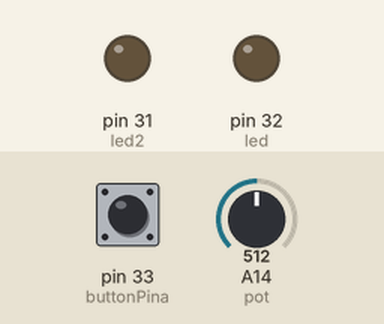
Simulated run of this sketch. Board: Arduino Mega 2560, built with avr-gcc and run on an emulated ATmega2560. On the bench: output pins drawn as LEDs (lit = HIGH). The inputs (shaded band) are chosen by the test bench; at power-on: pin 33 (buttonPina) LOW, A14 (pot) = 512.

Above: at 1.2 s.
1.3 s: pin 33 (buttonPina) pulled HIGH for 1 s
At 3.5 s:
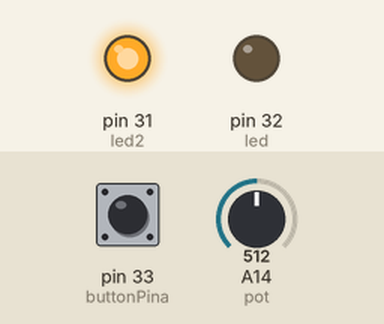
3.8 s: pin 33 (buttonPina) pulled HIGH for 3.2 s
At 4.2 s:
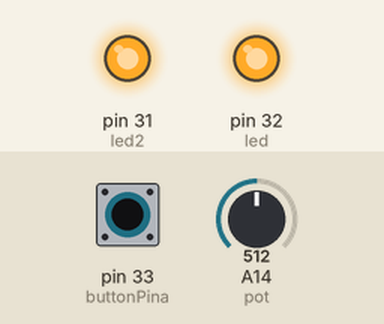
Timing chart, 0 to 8.9 s (numbered marks = the images above; inputs shaded):
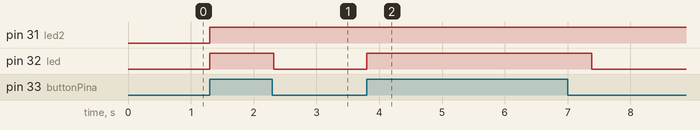

The sketch:

0403github.ino
```cpp
int led = 32;
int led2 = 31;
int pot = A14;
int delayTime;
int buttonPina = 33;


void setup() {
  // put your setup code here, to run once:
  pinMode(led, OUTPUT);
  pinMode(led2, OUTPUT);
  pinMode(buttonPina, INPUT);

}

void loop() {
  if (digitalRead(buttonPina) == HIGH) {

    delayTime = analogRead(pot);
    digitalWrite(led, HIGH);
    digitalWrite(led2, HIGH);
    delay(delayTime);
    digitalWrite(led, LOW);
    digitalWrite(led2, HIGH);
  }

}
```

Measured:
- after the input at 1.3 s, pin 31 (led2): LOW → HIGH at once; pin 32 (led): LOW → HIGH at once, → LOW 1.0 s later
- after the input at 3.8 s, pin 32 (led): LOW → HIGH at once, → LOW 3.6 s later
